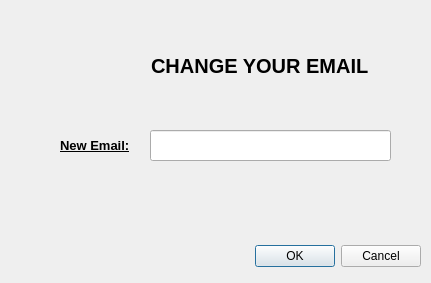
<?xml version="1.0" encoding="UTF-8"?>
<ui version="4.0">
 <class>ChangeEvalEmail</class>
 <widget class="QDialog" name="ChangeEvalEmail">
  <property name="geometry">
   <rect>
    <x>0</x>
    <y>0</y>
    <width>431</width>
    <height>283</height>
   </rect>
  </property>
  <property name="windowTitle">
   <string>Dialog</string>
  </property>
  <widget class="QDialogButtonBox" name="buttonBox">
   <property name="geometry">
    <rect>
     <x>80</x>
     <y>240</y>
     <width>341</width>
     <height>32</height>
    </rect>
   </property>
   <property name="orientation">
    <enum>Qt::Horizontal</enum>
   </property>
   <property name="standardButtons">
    <set>QDialogButtonBox::Cancel|QDialogButtonBox::Ok</set>
   </property>
  </widget>
  <widget class="QLineEdit" name="title">
   <property name="geometry">
    <rect>
     <x>130</x>
     <y>40</y>
     <width>261</width>
     <height>51</height>
    </rect>
   </property>
   <property name="font">
    <font>
     <pointsize>15</pointsize>
     <weight>75</weight>
     <bold>true</bold>
    </font>
   </property>
   <property name="styleSheet">
    <string notr="true">background-color: transparent;
border:transparent;</string>
   </property>
   <property name="text">
    <string>CHANGE YOUR EMAIL</string>
   </property>
   <property name="alignment">
    <set>Qt::AlignCenter</set>
   </property>
  </widget>
  <widget class="QLineEdit" name="email">
   <property name="geometry">
    <rect>
     <x>150</x>
     <y>130</y>
     <width>241</width>
     <height>31</height>
    </rect>
   </property>
   <property name="font">
    <font>
     <pointsize>10</pointsize>
    </font>
   </property>
   <property name="echoMode">
    <enum>QLineEdit::Normal</enum>
   </property>
   <property name="alignment">
    <set>Qt::AlignCenter</set>
   </property>
  </widget>
  <widget class="QLabel" name="label_logo">
   <property name="geometry">
    <rect>
     <x>40</x>
     <y>30</y>
     <width>71</width>
     <height>71</height>
    </rect>
   </property>
   <property name="text">
    <string/>
   </property>
   <property name="pixmap">
    <pixmap resource="../resources.qrc">:/images/email_logo.png</pixmap>
   </property>
   <property name="scaledContents">
    <bool>true</bool>
   </property>
  </widget>
  <widget class="QLabel" name="label_mail">
   <property name="geometry">
    <rect>
     <x>60</x>
     <y>130</y>
     <width>91</width>
     <height>31</height>
    </rect>
   </property>
   <property name="font">
    <font>
     <pointsize>10</pointsize>
     <weight>75</weight>
     <italic>false</italic>
     <bold>true</bold>
     <underline>true</underline>
    </font>
   </property>
   <property name="text">
    <string>New Email:</string>
   </property>
  </widget>
 </widget>
 <resources>
  <include location="../resources.qrc"/>
 </resources>
 <connections>
  <connection>
   <sender>buttonBox</sender>
   <signal>accepted()</signal>
   <receiver>ChangeEvalEmail</receiver>
   <slot>accept()</slot>
   <hints>
    <hint type="sourcelabel">
     <x>248</x>
     <y>254</y>
    </hint>
    <hint type="destinationlabel">
     <x>157</x>
     <y>274</y>
    </hint>
   </hints>
  </connection>
  <connection>
   <sender>buttonBox</sender>
   <signal>rejected()</signal>
   <receiver>ChangeEvalEmail</receiver>
   <slot>reject()</slot>
   <hints>
    <hint type="sourcelabel">
     <x>316</x>
     <y>260</y>
    </hint>
    <hint type="destinationlabel">
     <x>286</x>
     <y>274</y>
    </hint>
   </hints>
  </connection>
 </connections>
</ui>
